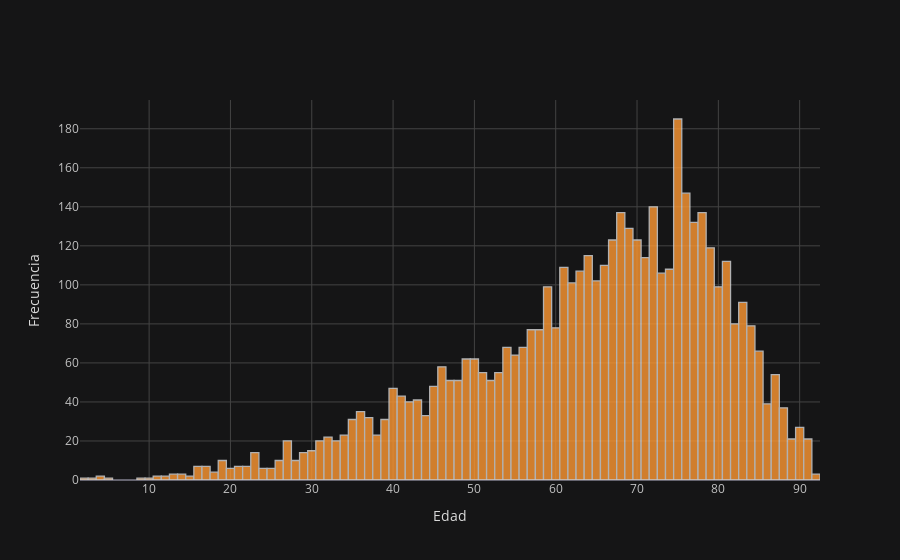

Notebook cell for this chart:
### Code cell
#Histograma edad

wh['age'].iplot(kind='hist', bins=100, xTitle='Edad', yTitle='Frecuencia')

### Figure 1 — Plotly figure (JSON) as saved in the notebook; plotly's stock layout.template omitted (floating-point values rounded to 4 significant figures; data arrays with more than 128 entries replaced by an {"elided": "..."} marker saying what was removed)
{"data": [{"histfunc": "count", "histnorm": "", "marker": {"color": "rgba(255, 153, 51, 1.0)", "line": {"color": "#D9D9D9", "width": 1.3}}, "name": "age", "nbinsx": 100, "opacity": 0.8, "orientation": "v", "type": "histogram", "x": {"elided": "4700 int values"}}], "layout": {"barmode": "overlay", "legend": {"bgcolor": "#151516", "font": {"color": "#D9D9D9"}}, "paper_bgcolor": "#151516", "plot_bgcolor": "#151516", "title": {"font": {"color": "#D9D9D9"}}, "xaxis": {"gridcolor": "#434343", "showgrid": true, "tickfont": {"color": "#C2C2C2"}, "title": {"font": {"color": "#D9D9D9"}, "text": "Edad"}, "zerolinecolor": "#666570"}, "yaxis": {"gridcolor": "#434343", "showgrid": true, "tickfont": {"color": "#C2C2C2"}, "title": {"font": {"color": "#D9D9D9"}, "text": "Frecuencia"}, "zerolinecolor": "#666570"}}}
